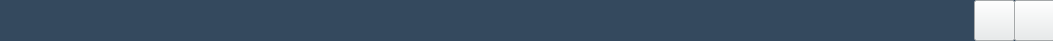
    <widget class="QWidget" name="widget" native="true">
     <property name="geometry">
      <rect>
       <x>-3</x>
       <y>20</y>
       <width>1053</width>
       <height>41</height>
      </rect>
     </property>
     <property name="styleSheet">
      <string notr="true">background-color: rgb(52, 73, 94);</string>
     </property>
     <widget class="QPushButton" name="min_btn">
      <property name="geometry">
       <rect>
        <x>974</x>
        <y>0</y>
        <width>41</width>
        <height>41</height>
       </rect>
      </property>
      <property name="cursor">
       <cursorShape>PointingHandCursor</cursorShape>
      </property>
      <property name="styleSheet">
       <string notr="true">background-color: rgb(231, 235, 236);</string>
      </property>
      <property name="text">
       <string/>
      </property>
     </widget>
     <widget class="QLabel" name="logo_lab">
      <property name="geometry">
       <rect>
        <x>20</x>
        <y>9</y>
        <width>22</width>
        <height>22</height>
       </rect>
      </property>
      <property name="text">
       <string/>
      </property>
     </widget>
     <widget class="QPushButton" name="close_btn">
      <property name="geometry">
       <rect>
        <x>1014</x>
        <y>0</y>
        <width>41</width>
        <height>41</height>
       </rect>
      </property>
      <property name="cursor">
       <cursorShape>PointingHandCursor</cursorShape>
      </property>
      <property name="styleSheet">
       <string notr="true">background-color: rgb(231, 235, 236);</string>
      </property>
      <property name="text">
       <string/>
      </property>
     </widget>
     <zorder>min_btn</zorder>
     <zorder>close_btn</zorder>
     <zorder>logo_lab</zorder>
    </widget>
